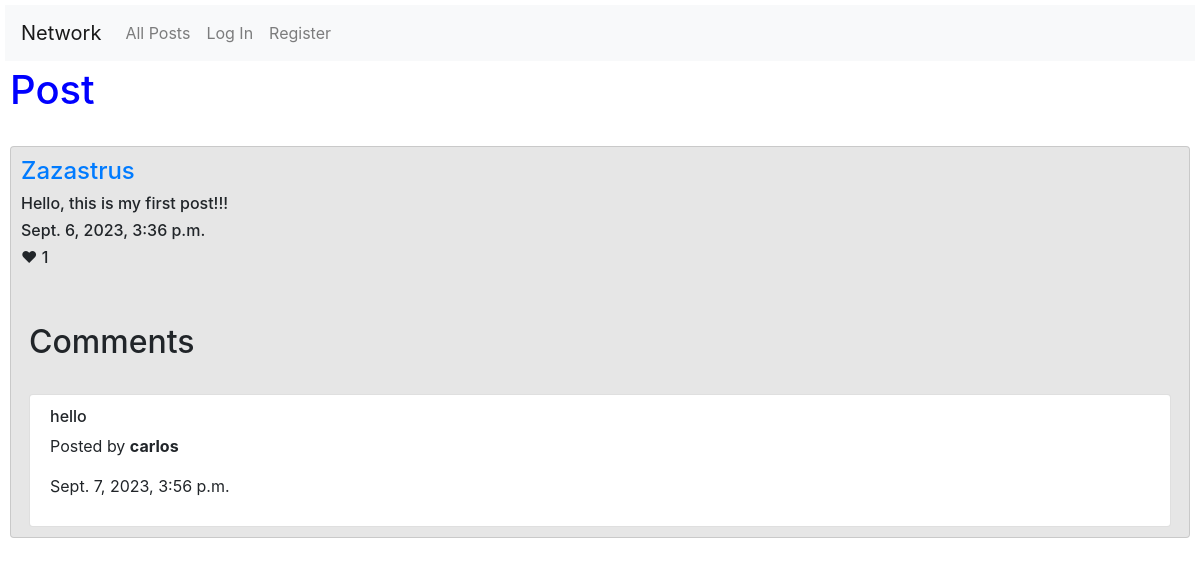
The app's page /postPage/37, older data.
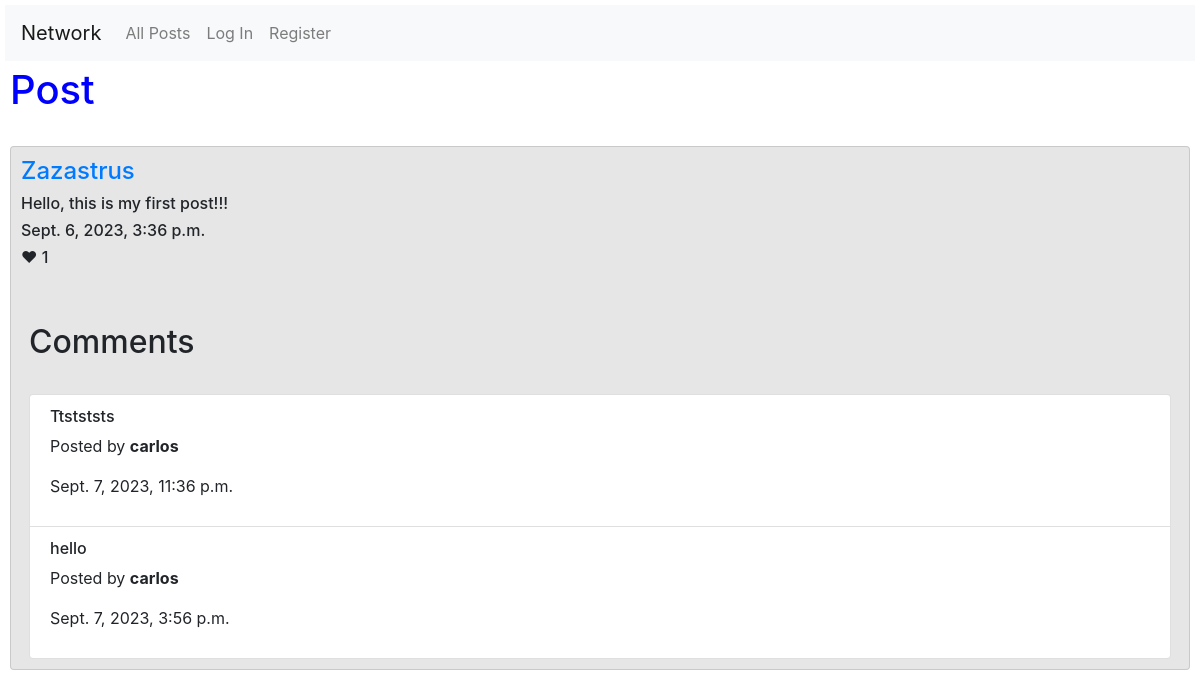
The same page, newer data.
### network/models.py (models this page shows, shortened)
class Comment(models.Model):
    author = models.ForeignKey(User, on_delete=models.CASCADE, related_name="author")
    post = models.ForeignKey(Post, on_delete=models.CASCADE, related_name="post_comment")
    timedate = models.DateTimeField(auto_now_add=True)
    comment = models.TextField(max_length=180, null=False)

class User(AbstractUser):
    pass

### network/views.py (the view)
# urls.py: path("postPage/<int:post_id>", views.post_page, name="post_page"),
@csrf_exempt
def post_page(request, post_id):
    try:
        post = Post.objects.get(id=post_id)
    except Post.DoesNotExist:
        return JsonResponse({"error": "Post Not Found"}, status=404)
    if request.method == "GET":
        comments = Comment.objects.filter(post_id=post_id)
        comment_list = []
        for i in range(0, len(comments)):
            comment_list.append(comments[i])
        comment_list.sort(key=lambda comment: comment.id, reverse=True)
        likes = UserLike.objects.filter(user_id=request.user.id)
        like_post = []
        for i in range(0, len(likes)):
            like_post.append(likes[i].post_like)
        if post in like_post:
            likes = "Yes"
        else:
            likes = "Not"
        return render(request, "network/post.html", {
            "post": post,
            "comments": comment_list,
            "likes": likes})

### network/templates/network/post.html (shortened to what this page needs)
{% extends "network/layout.html" %}
{% block body %}
    <h1>Post</h1>
    <br>
    <div class="card">
            <h4><a href="{% url 'profile' post.user %}">{{post.user}}</a></h4>
            <div id="post_{{post.id}}">
                <h6 id="h6_{{post.id}}">{{post.content}}</h6>
                <h6>{{post.timestamp}}</h6>
                <h6 id="like_{{post.id}}">&#10084; {{post.like}}</h6>
                <br>
            </div>
            <br>
        <div class="mx-2">
            <h2>Comments</h2>
            <br>
            <ul class="list-group">
                {% if comments %}
                    {% for comment in comments %}
                    <li class="list-group-item">
                        <h6>{{comment.comment}}</h6>
                        <p>Posted by <b>{{comment.author}}</b></p>
                        <p>{{comment.timedate}}</p>
                    </li>
                    {% endfor %}
                {% else %}
                    <li class="list-group-item">
                        <p>No Comments</p>
                    </li>
                {% endif %}
            </ul>
        </div>
    </div>
{% endblock %}

Row changes from the older to the newer data that the page shows:
added Comment: comment "Ttstststs", author "carlos", timedate "Sept. 7, 2023, 11:36 p.m."
